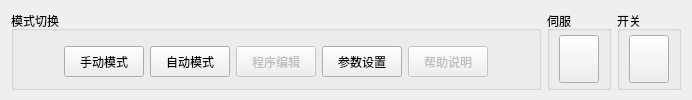
    <widget class="QWidget" name="header" native="true">
     <layout class="QHBoxLayout" name="horizontalLayout" stretch="7,1,1">
      <property name="bottomMargin">
       <number>10</number>
      </property>
      <item>
       <widget class="QGroupBox" name="groupBox">
        <property name="minimumSize">
         <size>
          <width>0</width>
          <height>0</height>
         </size>
        </property>
        <property name="title">
         <string>模式切换</string>
        </property>
        <layout class="QHBoxLayout" name="horizontalLayout_2" stretch="1,1,1,1,1">
         <property name="leftMargin">
          <number>50</number>
         </property>
         <property name="topMargin">
          <number>15</number>
         </property>
         <property name="rightMargin">
          <number>50</number>
         </property>
         <property name="bottomMargin">
          <number>10</number>
         </property>
         <item>
          <widget class="QPushButton" name="btn_setModeMan">
           <property name="sizePolicy">
            <sizepolicy hsizetype="Minimum" vsizetype="Preferred">
             <horstretch>0</horstretch>
             <verstretch>0</verstretch>
            </sizepolicy>
           </property>
           <property name="text">
            <string>手动模式</string>
           </property>
           <property name="checkable">
            <bool>true</bool>
           </property>
           <property name="checked">
            <bool>false</bool>
           </property>
          </widget>
         </item>
         <item>
          <widget class="QPushButton" name="btn_setModeAuto">
           <property name="sizePolicy">
            <sizepolicy hsizetype="Minimum" vsizetype="Preferred">
             <horstretch>0</horstretch>
             <verstretch>0</verstretch>
            </sizepolicy>
           </property>
           <property name="text">
            <string>自动模式</string>
           </property>
           <property name="checkable">
            <bool>true</bool>
           </property>
          </widget>
         </item>
         <item>
          <widget class="QPushButton" name="btn_codeEdit">
           <property name="enabled">
            <bool>false</bool>
           </property>
           <property name="sizePolicy">
            <sizepolicy hsizetype="Minimum" vsizetype="Preferred">
             <horstretch>0</horstretch>
             <verstretch>0</verstretch>
            </sizepolicy>
           </property>
           <property name="text">
            <string>程序编辑</string>
           </property>
           <property name="checkable">
            <bool>true</bool>
           </property>
          </widget>
         </item>
         <item>
          <widget class="QPushButton" name="btn_paramSet">
           <property name="sizePolicy">
            <sizepolicy hsizetype="Minimum" vsizetype="Preferred">
             <horstretch>0</horstretch>
             <verstretch>0</verstretch>
            </sizepolicy>
           </property>
           <property name="text">
            <string>参数设置</string>
           </property>
           <property name="checkable">
            <bool>true</bool>
           </property>
          </widget>
         </item>
         <item>
          <widget class="QPushButton" name="btn_help">
           <property name="enabled">
            <bool>false</bool>
           </property>
           <property name="sizePolicy">
            <sizepolicy hsizetype="Minimum" vsizetype="Preferred">
             <horstretch>0</horstretch>
             <verstretch>0</verstretch>
            </sizepolicy>
           </property>
           <property name="text">
            <string>帮助说明</string>
           </property>
           <property name="checkable">
            <bool>true</bool>
           </property>
          </widget>
         </item>
        </layout>
       </widget>
      </item>
      <item>
       <widget class="QGroupBox" name="groupBox_2">
        <property name="maximumSize">
         <size>
          <width>90</width>
          <height>90</height>
         </size>
        </property>
        <property name="title">
         <string>伺服</string>
        </property>
        <layout class="QHBoxLayout" name="horizontalLayout_3">
         <property name="leftMargin">
          <number>9</number>
         </property>
         <property name="topMargin">
          <number>0</number>
         </property>
         <property name="rightMargin">
          <number>9</number>
         </property>
         <property name="bottomMargin">
          <number>0</number>
         </property>
         <item>
          <widget class="QPushButton" name="btn_serwo">
           <property name="sizePolicy">
            <sizepolicy hsizetype="Minimum" vsizetype="Preferred">
             <horstretch>0</horstretch>
             <verstretch>0</verstretch>
            </sizepolicy>
           </property>
           <property name="maximumSize">
            <size>
             <width>48</width>
             <height>48</height>
            </size>
           </property>
           <property name="styleSheet">
            <string notr="true"/>
           </property>
           <property name="text">
            <string/>
           </property>
           <property name="checkable">
            <bool>true</bool>
           </property>
          </widget>
         </item>
        </layout>
       </widget>
      </item>
      <item>
       <widget class="QGroupBox" name="groupBox_3">
        <property name="maximumSize">
         <size>
          <width>90</width>
          <height>90</height>
         </size>
        </property>
        <property name="title">
         <string>开关</string>
        </property>
        <layout class="QHBoxLayout" name="horizontalLayout_4">
         <property name="topMargin">
          <number>0</number>
         </property>
         <property name="bottomMargin">
          <number>0</number>
         </property>
         <item>
          <widget class="QPushButton" name="btn_switch">
           <property name="sizePolicy">
            <sizepolicy hsizetype="Minimum" vsizetype="Preferred">
             <horstretch>0</horstretch>
             <verstretch>0</verstretch>
            </sizepolicy>
           </property>
           <property name="maximumSize">
            <size>
             <width>48</width>
             <height>48</height>
            </size>
           </property>
           <property name="text">
            <string/>
           </property>
           <property name="checkable">
            <bool>true</bool>
           </property>
          </widget>
         </item>
        </layout>
       </widget>
      </item>
     </layout>
    </widget>
